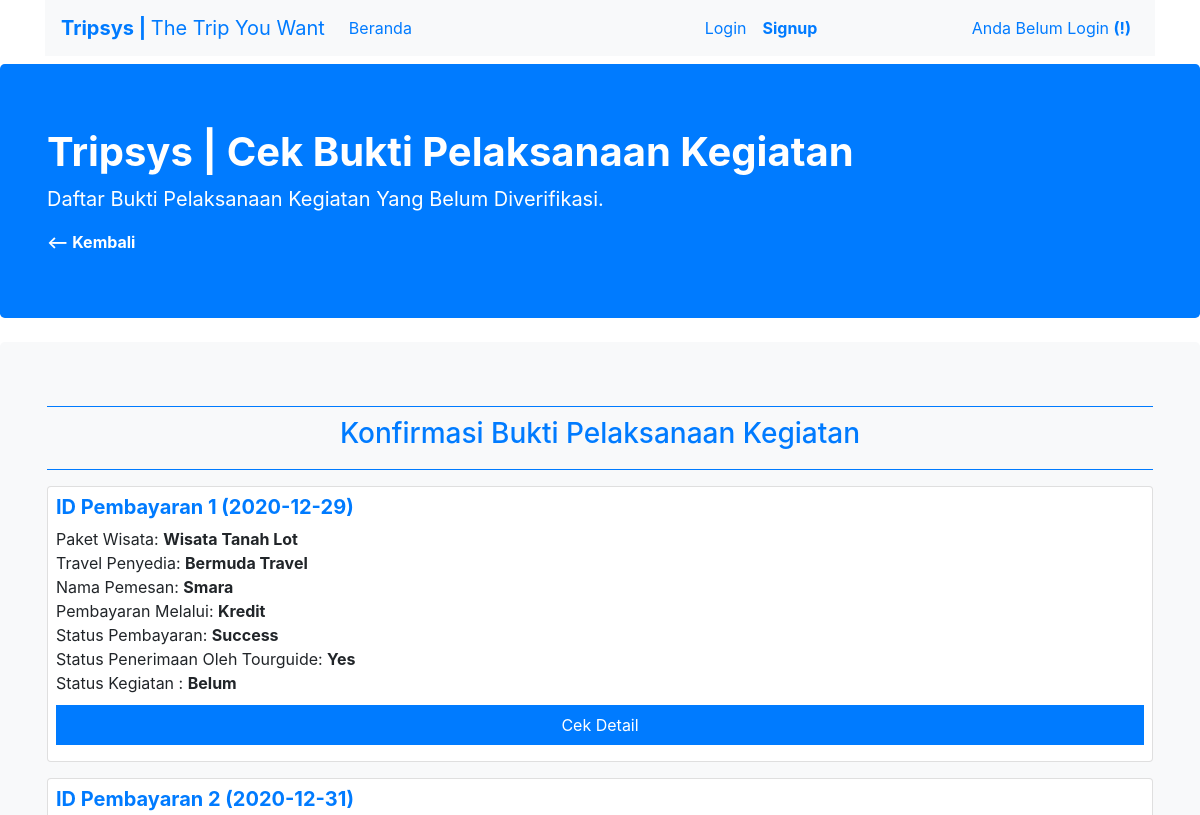
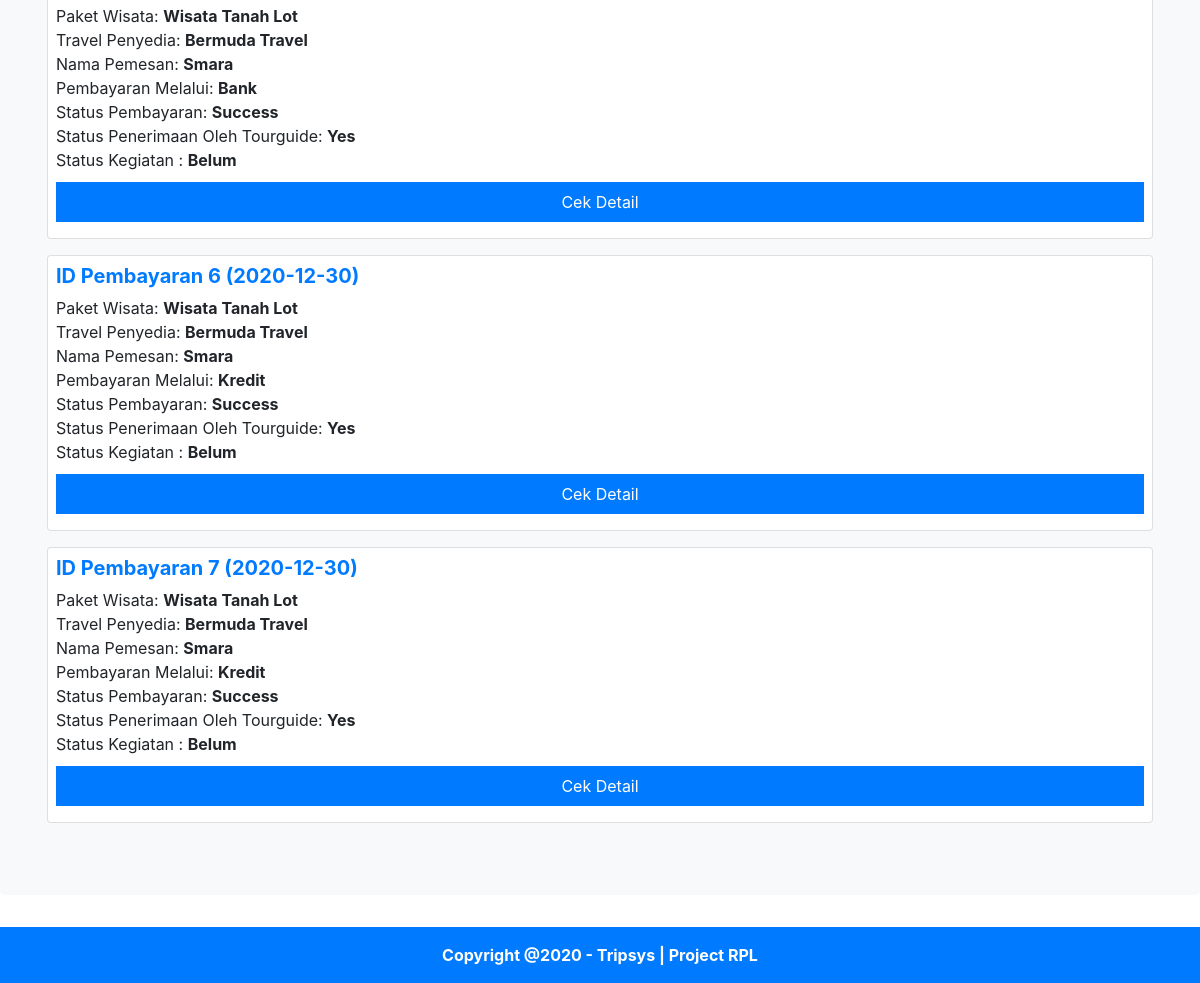
/cek_kegiatan.php, run on the app's committed database (2 pictures, top to bottom).
### tables this page shows
CREATE TABLE `pelanggan` (
  `id_pelanggan` int(11) NOT NULL,
  `nama` varchar(255) DEFAULT NULL,
  `alamat` varchar(255) DEFAULT NULL,
  `telpon` varchar(255) DEFAULT NULL,
  `email` varchar(255) DEFAULT NULL,
  `password` varchar(255) DEFAULT NULL
);

CREATE TABLE `pembayaran` (
  `id_pembayaran` int(11) NOT NULL,
  `id_pemesanan` int(11) DEFAULT NULL,
  `tgl_pembayaran` datetime DEFAULT NULL,
  `tipe_pembayaran` enum('Bank','Kredit') DEFAULT NULL,
  `status_pembayaran` enum('Pending','Success') DEFAULT NULL,
  `status_kegiatan` enum('Belum','Terlaksana') DEFAULT NULL,
  `acc_tourguide` enum('Yes','No','Pending') DEFAULT NULL,
  `bukti_bayar` varchar(255) DEFAULT NULL,
  `bukti_kegiatan` varchar(255) DEFAULT NULL
);

CREATE TABLE `travel` (
  `id_travel` int(11) NOT NULL,
  `nama_travel` varchar(255) DEFAULT NULL,
  `telpon` varchar(255) DEFAULT NULL
);

### cek_kegiatan.php (the view, shortened to what this page needs)
<?php
	require "koneksi.php";
?>
<html>
	<head>
		<link rel="stylesheet" type="text/css" href="bootstrap.min.css">
		<link rel="stylesheet" type="text/css" href="style.css">
	</head>
	<body>
		<header>
			<div class="container">
				<nav class="navbar navbar-expand-lg navbar-primary bg-light">
					<a class="navbar-brand" href="#"><b>Tripsys | </b> The Trip You Want</a>
					<div class="collapse navbar-collapse">
						<ul class="navbar-nav mr-auto">
							<li class="nav-item active">
								<a class="nav-link" href="index.php">Beranda</a>
							</li>
						</ul>
					</div>
					<div class="collapse navbar-collapse">
						<ul class="navbar-nav ml-auto">
							<li class="nav-item active">
								<a class="nav-link" href="login.php" id="showlogin">Login</a>
							</li>
							<li class="nav-item active">
								<a class="nav-link" href="signup.php" id="showsignup"><b>Signup</b></a>
							</li>
						</ul>
					</div>
					<div class="collapse navbar-collapse">
						<ul class="navbar-nav ml-auto">
							<li class="nav-item active">
								<a class="nav-link" id="user" href="#"><?php echo $_SESSION["ssnama"];?> <b>(<?php echo $_SESSION["ssjabatan"];?>)</b></a>
							</li>
						</ul>
					</div>
				</nav>
			</div>
		</header>
		<div class="jumbotron bg-primary text-white mb-4 mt-2">
			<div class="container">
				<h1><b>Tripsys | Cek Bukti Pelaksanaan Kegiatan</b></h1>
				<p class="lead"><b>Daftar Bukti Pelaksanaan Kegiatan Yang Belum Diverifikasi.</b></p>
				<a class="text-white" href="index.php"><b><-- Kembali</b></a>
			</div>
		</div>
		<div class="jumbotron bg-light">
			<div class="container">
				<?php
				echo "<div id='tampilkonfirmasipilihanpaket' class='mb-2'>
						<h3 class='text-center'>Konfirmasi Bukti Pelaksanaan Kegiatan</h3>
						</div>";
				?>
				<div class="row">
				<?php
					$result		= mysqli_query($conn,"SELECT nama_wisata.nama AS nama_wisata, pelanggan.`id_pelanggan`, pelanggan.`id_pelanggan`, pelanggan.`nama` AS nama_pelanggan, pelanggan.`telpon`,
								pembayaran.id_pembayaran, tourguide.id_tourguide, tourguide.`nama`,paketwisata.tgl_wisata,
								pembayaran.status_kegiatan, pembayaran.acc_tourguide, pembayaran.tipe_pembayaran, travel.id_travel, travel.nama_travel, pembayaran.status_pembayaran
								FROM fasilitas
								INNER JOIN paketwisata ON fasilitas.`id_fasilitas`=paketwisata.`id_fasilitas`
								INNER JOIN pemesanan ON pemesanan.`no_paketwisata`=paketwisata.`no_paketwisata`
								INNER JOIN pembayaran ON pembayaran.`id_pemesanan`=pemesanan.`id_pemesanan`
								LEFT JOIN tourguide ON tourguide.`id_tourguide`=paketwisata.`id_tourguide`
								INNER JOIN nama_wisata ON nama_wisata.id_nama_wisata=paketwisata.id_nama_wisata
								INNER JOIN travel ON travel.id_travel=paketwisata.id_travel
								INNER JOIN pelanggan ON pelanggan.`id_pelanggan`=pemesanan.`id_pelanggan`
								WHERE pembayaran.status_kegiatan='Belum' AND pembayaran.status_pembayaran='Success' AND pembayaran.acc_tourguide='Yes' AND pembayaran.bukti_kegiatan IS NOT NULL
								GROUP BY paketwisata.no_paketwisata;");
					while($row = mysqli_fetch_array($result)){
						echo "
								<div class='col-md-12 mb-2 mt-2'>
									<div class='card pl-2 pr-2 pt-2'>
										<form id='pilihan".$row['id_pembayaran']."' method='POST' action='cek_kegiatan_detail.php'>
										<h5 class='text-primary'><b>ID Pembayaran ".$row['id_pembayaran']." (".$row['tgl_wisata'].")</b></h5>
										<span>Paket Wisata: <b>".$row['nama_wisata']."</b></span></br>
										<span>Travel Penyedia: <b>".$row['nama_travel']."</b></span></br>
										<span>Nama Pemesan: <b>".$row['nama_pelanggan']."</b></span></br>
										<span>Pembayaran Melalui: <b>".$row['tipe_pembayaran']."</b></span></br>
										<span>Status Pembayaran: <b>".$row['status_pembayaran']."</b></span></br>
										<span>Status Penerimaan Oleh Tourguide: <b>".$row['acc_tourguide']."</b></span></br>
										<span>Status Kegiatan : <b>".$row['status_kegiatan']."</b></span></br>
										<input type='hidden' name='detailidpengguna' value='".$row['id_pelanggan']."'>
										<input type='hidden' name='pilihandetail' value='".$row['id_pembayaran']."'>
										<input class='cek' type='submit' value='Cek Detail'>
										</form>
									</div>
								</div>";
					}
				?>
				</div>
			</div>
		</div>
		<footer class="bg-primary">
			<div class="fix-bottom text-white text-center pt-3 pb-3">
				<span><b>Copyright @2020 - Tripsys | Project RPL</b></span>
			</div>
		</footer>
	</body>
</html>

### cek_kegiatan.php (style rules this page uses)
#tampilkonfirmasipilihanpaket { padding-top: 10px; padding-bottom: 10px; border-top: 1px solid; border-bottom: 1px solid; margin-bottom: 20px; color: #007bff; }
.cek { margin-top: 10px; width: 100%; color: white; padding: 8px; background-color: #007bff; border: 0px; }

### data on the page
pelanggan: pembayaran.id_pembayaran "1", tgl_wisata "2020-12-29", nama_wisata "Wisata Tanah Lot", travel.nama_travel "Bermuda Travel", nama "Smara", pembayaran.tipe_pembayaran "Kredit", pembayaran.status_pembayaran "Success", pembayaran.acc_tourguide "Yes", pembayaran.status_kegiatan "Belum", pembayaran.id_pembayaran "2", tgl_wisata "2020-12-31", pembayaran.tipe_pembayaran "Bank", pembayaran.id_pembayaran "6", tgl_wisata "2020-12-30", pembayaran.id_pembayaran "7"

### other printed values
$_SESSION["ssnama"] "Anda Belum Login"
$_SESSION["ssjabatan"] "!"
